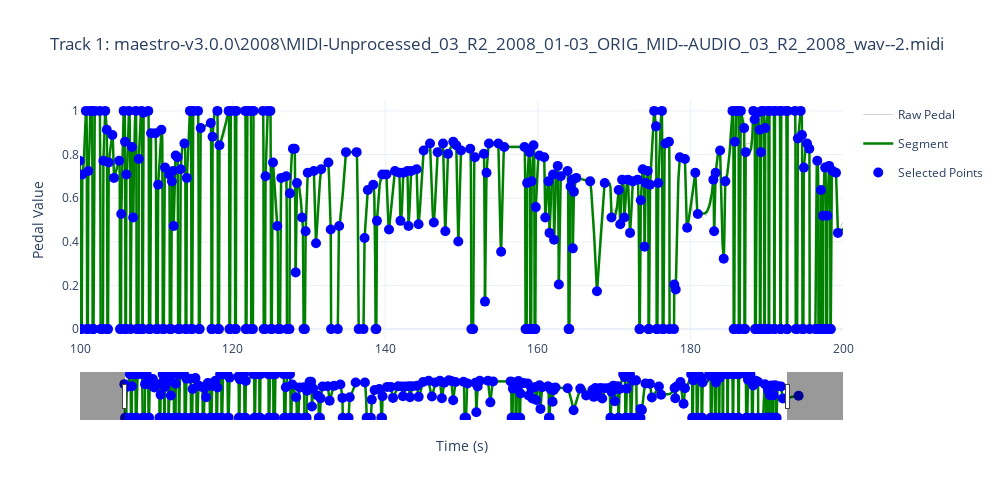

Notebook cell for this chart:
### Code cell
fig = plot_track_segments(track_idx=1, show=[100, 200])
fig.show()
